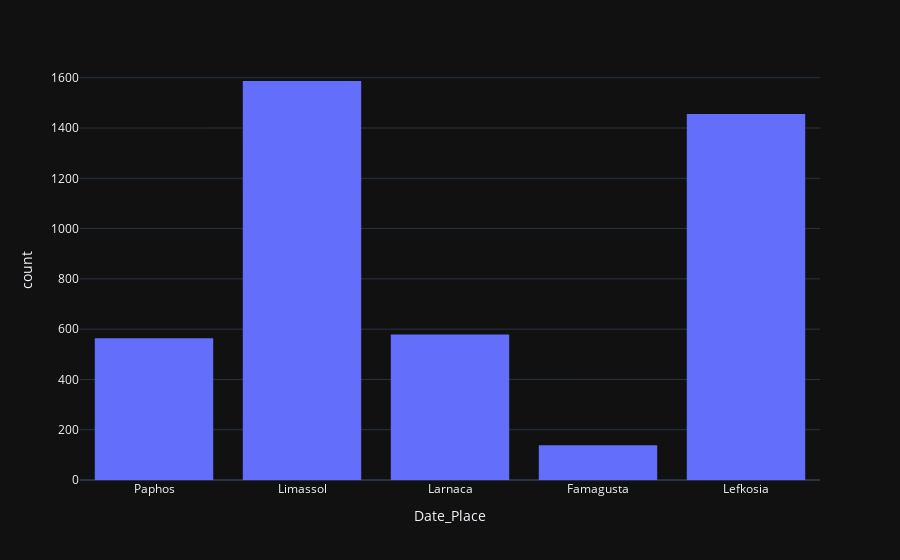

The code cell stored with this chart in its notebook:
### Code cell
pe.histogram(d_frame, x='Date_Place', template='plotly_dark')

### Figure 1 — Plotly figure (JSON) as saved in the notebook; plotly's stock layout.template omitted (floating-point values rounded to 4 significant figures; data arrays with more than 128 entries replaced by an {"elided": "..."} marker saying what was removed)
{"data": [{"alignmentgroup": "True", "bingroup": "x", "hovertemplate": "Date_Place=%{x}<br>count=%{y}<extra></extra>", "legendgroup": "", "marker": {"color": "#636efa", "pattern": {"shape": ""}}, "name": "", "offsetgroup": "", "orientation": "v", "showlegend": false, "type": "histogram", "x": {"elided": "4324 str values"}, "xaxis": "x", "yaxis": "y"}], "layout": {"barmode": "relative", "legend": {"tracegroupgap": 0}, "margin": {"t": 60}, "xaxis": {"anchor": "y", "domain": [0, 1], "title": {"text": "Date_Place"}}, "yaxis": {"anchor": "x", "domain": [0, 1], "title": {"text": "count"}}}}
